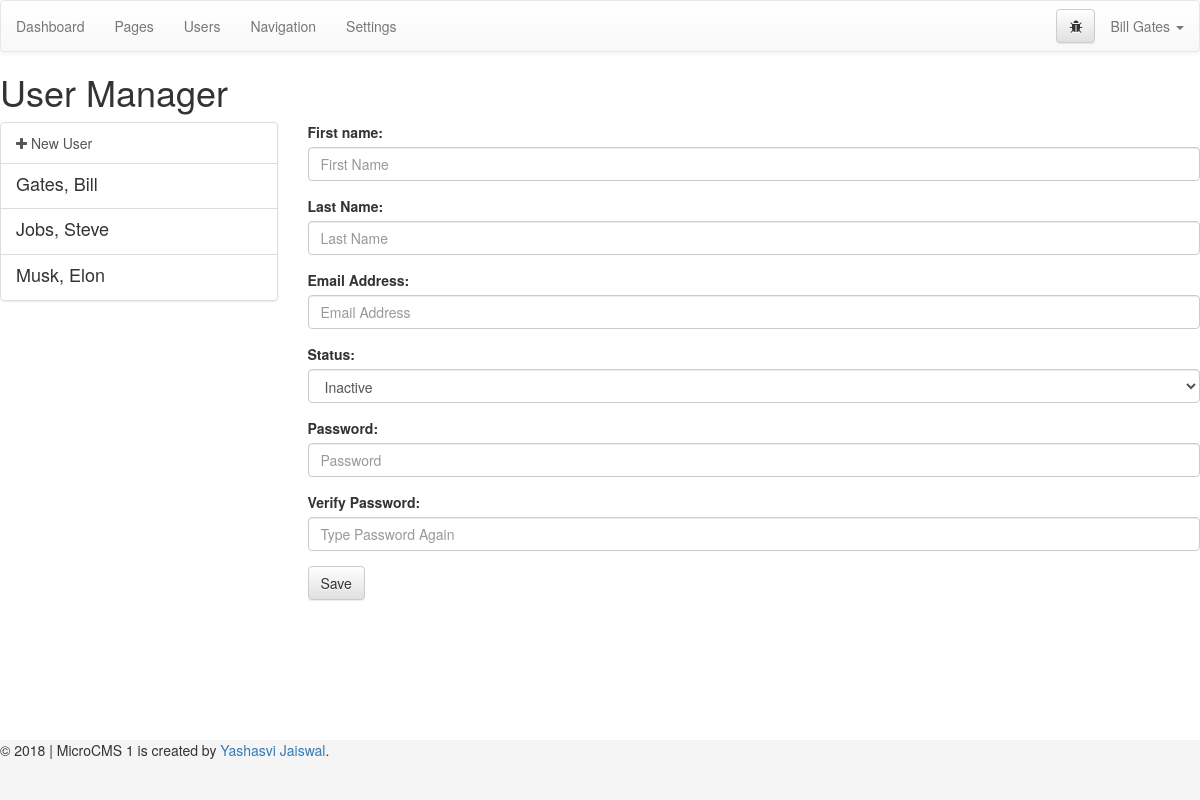
Page /admin/index.php?page=users (signed in) on the committed database.
### tables this page shows
CREATE TABLE `users` (
  `id` mediumint(9) NOT NULL,
  `avatar` varchar(100) NOT NULL,
  `first` varchar(200) NOT NULL,
  `last` varchar(200) NOT NULL,
  `email` varchar(300) NOT NULL,
  `password` varchar(200) NOT NULL,
  `status` int(1) NOT NULL DEFAULT '1'
);

### admin/index.php (called while the page is built)
<?php
    include('template/header.php');
    include('views/'.$page.'.php');
    include('template/footer.php');
?>

### admin/functions/data.php (called while the page is built, shortened)
<?php
    function data_user($dbc, $id){
        if(is_numeric($id)){
            $cond = "WHERE id = '$id'";
        } else{
            $cond = "WHERE email = '$id'";
        }
        $q = "SELECT * FROM users $cond";
        $r = mysqli_query($dbc, $q);
        $data = mysqli_fetch_assoc($r);
        $data['fullname'] = $data['first'].' '.$data['last'];
        $data['fullname_reverse'] = $data['last'].', '.$data['first'];
        return $data;
    }
?>

### admin/config/setup.php (called while the page is built, shortened)
<?php
    include('../config/connection.php');
    include('functions/data.php');
    $user = data_user($dbc, $_SESSION['username']);
?>

### admin/views/users.php (the view, shortened to what this page needs)
<h1>User Manager</h1>
<div class="row">
    <div class="col-md-3">
        <div class="list-group">
            <a class="list-group-item" href="?page=users">
                <i class="fa fa-plus"></i> New User
            </a>
            <?php
                $q = "SELECT * FROM users ORDER BY last ASC";
                $r = mysqli_query($dbc, $q);
                while($list = mysqli_fetch_assoc($r)){
                    $list = data_user($dbc, $list['id']);
            ?>
            <a class="list-group-item <?php selected($list['id'], $opened['id'], 'active') ?>" href="index.php?page=users&id=<?php echo $list['id']; ?>">
                <h4 class="list-group-item-heading"><?php echo $list['fullname_reverse']; ?></h4>
            </a>
            <?php } ?>
        </div>
    </div>
    <div class="col-md-9">
        <form action="index.php?page=users&id=<?php echo $opened['id']; ?>" method="post" role="form">
            <div class="form-group">
                <label for="title">First name:</label>
                <input class="form-control" type="text" name="first" id="first" value="<?php echo $opened['first']; ?>" placeholder="First Name" autocomplete="off">
            </div>
            <div class="form-group">
                <label for="title">Last Name:</label>
                <input class="form-control" type="text" name="last" id="last" value="<?php echo $opened['last']; ?>" placeholder="Last Name" autocomplete="off">
            </div>
            <div class="form-group">
                <label for="title">Email Address:</label>
                <input class="form-control" type="text" name="email" id="email" value="<?php echo $opened['email']; ?>" placeholder="Email Address" autocomplete="off">
            </div>
            <div class="form-group">
                <label for="status">Status:</label>
                <select class="form-control" name="status" id="status">
                    <option value="0" <?php if(isset($_GET['id'])){ selected('0', $opened['status'], 'selected'); } ?>>Inactive</option>
                </select>
            </div>
            <div class="form-group">
                <label for="password">Password:</label>
                <input class="form-control" type="password" name="password" id="password" value="" placeholder="Password" autocomplete="off">
            </div>
            <div class="form-group">
                <label for="passwordv">Verify Password:</label>
                <input class="form-control" type="password" name="passwordv" id="passwordv" value="" placeholder="Type Password Again" autocomplete="off">
            </div>
            <button type="submit" class="btn btn-default">Save</button>
        </form>
    </div>
</div>

### admin/config/css.php (style rules this page uses)
html, body { height: 100%; }

### rows in the picture
users: fullname_reverse "Gates, Bill"
users: fullname_reverse "Jobs, Steve"
users: fullname_reverse "Musk, Elon"

### other values in the picture
$user['fullname'] "Bill Gates"
